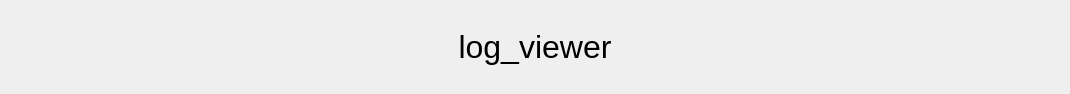
<?xml version="1.0" encoding="UTF-8"?>
<ui version="4.0">
 <class>Dialog</class>
 <widget class="QDialog" name="Dialog">
  <property name="windowModality">
   <enum>Qt::WindowModal</enum>
  </property>
  <property name="geometry">
   <rect>
    <x>0</x>
    <y>0</y>
    <width>1070</width>
    <height>94</height>
   </rect>
  </property>
  <property name="windowTitle">
   <string>Dialog</string>
  </property>
  <property name="windowOpacity">
   <double>0.800000000000000</double>
  </property>
  <layout class="QHBoxLayout" name="horizontalLayout">
   <item>
    <widget class="QLabel" name="log">
     <property name="font">
      <font>
       <pointsize>24</pointsize>
      </font>
     </property>
     <property name="text">
      <string>log_viewer</string>
     </property>
     <property name="alignment">
      <set>Qt::AlignCenter</set>
     </property>
    </widget>
   </item>
  </layout>
 </widget>
 <resources/>
 <connections/>
</ui>
